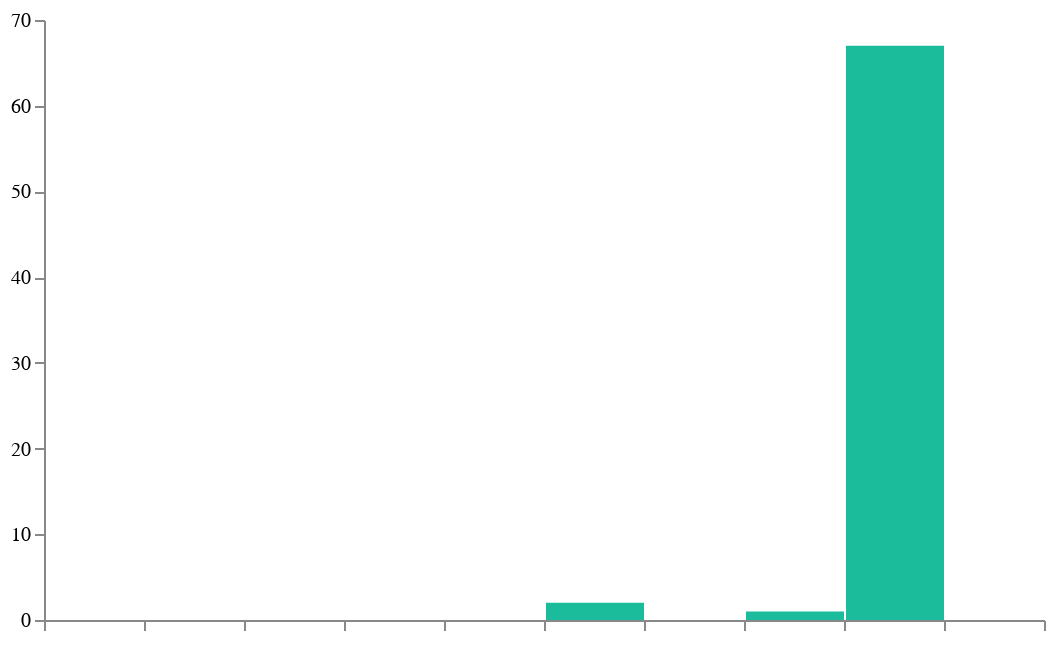

The notebook cell this image was saved under:
### Code cell
# spec = {
#   "$schema": "https://vega.github.io/schema/vega-lite/v4.json",
#   "description": "A simple bar chart with embedded data.",
#   "data": {
#     "values": [
#       {"a": "A","b": 28}, {"a": "B","b": 55}, {"a": "C","b": 43},
#       {"a": "D","b": 91}, {"a": "E","b": 81}, {"a": "F","b": 53},
#       {"a": "G","b": 19}, {"a": "H","b": 87}, {"a": "I","b": 52}
#     ]
#   },
#   "mark": "bar",
#   "encoding": {
#     "x": {"field": "a", "type": "ordinal"},
#     "y": {"field": "b", "type": "quantitative"}
#   }
# }




alt.Chart.from_dict(specd)

### Figure 1 — Vega-Lite specification as saved in the notebook (floating-point values rounded to 4 significant figures)
{"config": {"view": {"continuousWidth": 400, "continuousHeight": 300, "stroke": null}, "axis": {"grid": false, "labelFlush": false, "title": null}}, "data": {"name": "data-6be4bdaafc2ba1ecc6f2a4c0fc27a672"}, "mark": {"type": "bar", "cursor": "pointer", "tooltip": true}, "encoding": {"color": {"type": "nominal", "condition": [{"selection": "highlight", "value": "#34495e"}], "field": "count", "legend": null, "scale": {"range": ["#1abc9c"]}}, "x": {"type": "quantitative", "axis": {"format": "1", "labelExpr": "datum.title % 5 === 0 ? datum.title : \"\""}, "bin": {"binned": true, "maxbins": 10.0, "step": 1}, "field": "period", "scale": {"domain": [2014.0, 2024]}}, "x2": {"field": "bin_end"}, "y": {"type": "quantitative", "axis": {"format": ",f", "tickMinStep": 1}, "field": "count"}}, "padding": {"left": 5, "top": 5, "right": 5, "bottom": 5}, "selection": {"highlight": {"type": "single", "empty": "none", "on": "mouseover"}}, "transform": [{"calculate": "toNumber(datum.title)", "as": "period"}, {"calculate": "toNumber(datum.title)+1", "as": "bin_end"}, {"filter": "toNumber(datum.title) >= 2014.0"}], "width": 500, "$schema": "https://vega.github.io/schema/vega-lite/v4.json", "datasets": {"data-6be4bdaafc2ba1ecc6f2a4c0fc27a672": [{"id": "2022", "title": "2022", "count": 67}, {"id": "2021", "title": "2021", "count": 1}, {"id": "2019", "title": "2019", "count": 2}]}}
